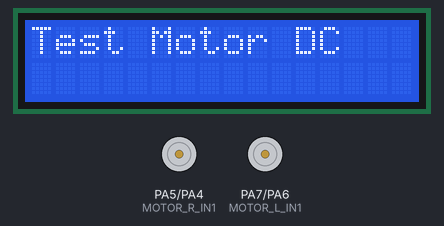
Simulated run of this sketch. Board: STM32 Blue Pill. Parts: 16×2 character LCD, motor-driver pin pairs drawn as motors (green arrow = first pin HIGH = forward, orange = second pin HIGH = backward, longer = more drive).

Above: at 0.1 s.
At 2.1 s:
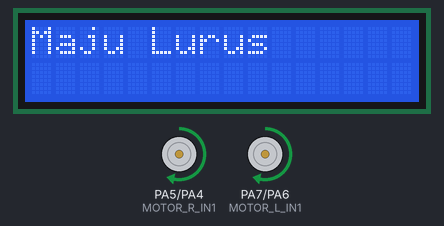
At 19.3 s:
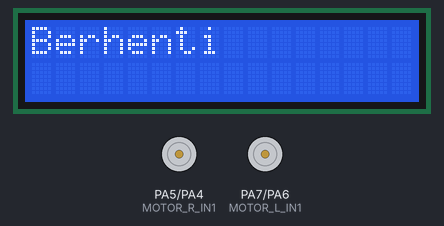
At 35.5 s:
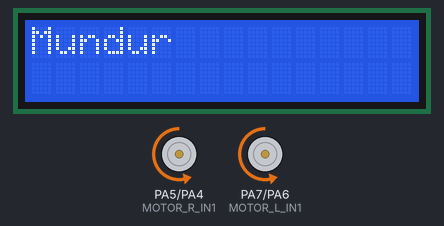
Timing chart, 0 to 39.9 s (numbered marks = the images above):
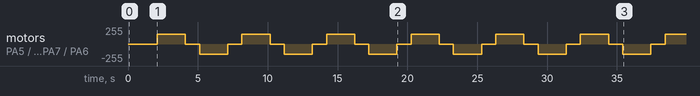

The sketch:

test_2_motor_lcd.ino
```cpp
#include <Arduino.h>
#include <LiquidCrystal_I2C.h>
#include <Wire.h>

// PIN MOTOR DC
#define MOTOR_L_IN1 PA7
#define MOTOR_L_IN2 PA6
#define MOTOR_R_IN1 PA5
#define MOTOR_R_IN2 PA4

LiquidCrystal_I2C lcd(0x27, 16, 2);

void aturMotor(int pwmLeft, int pwmRight) {
  if (pwmLeft >= 0) {
    analogWrite(MOTOR_L_IN1, pwmLeft);
    analogWrite(MOTOR_L_IN2, 0);
  } else {
    analogWrite(MOTOR_L_IN1, 0);
    analogWrite(MOTOR_L_IN2, -pwmLeft);
  }
  if (pwmRight >= 0) {
    analogWrite(MOTOR_R_IN1, pwmRight);
    analogWrite(MOTOR_R_IN2, 0);
  } else {
    analogWrite(MOTOR_R_IN1, 0);
    analogWrite(MOTOR_R_IN2, -pwmRight);
  }
}

void setup() {
  Wire.begin();
  lcd.init();
  lcd.backlight();
  lcd.setCursor(0, 0);
  lcd.print("Test Motor DC");
  delay(2000);
  lcd.clear();

  pinMode(MOTOR_L_IN1, OUTPUT);
  pinMode(MOTOR_L_IN2, OUTPUT);
  pinMode(MOTOR_R_IN1, OUTPUT);
  pinMode(MOTOR_R_IN2, OUTPUT);
}

void loop() {
  lcd.setCursor(0, 0);
  lcd.print("Maju Lurus     ");
  aturMotor(150, 150);
  delay(2000);

  lcd.setCursor(0, 0);
  lcd.print("Berhenti       ");
  aturMotor(0, 0);
  delay(1000);

  lcd.setCursor(0, 0);
  lcd.print("Mundur         ");
  aturMotor(-150, -150);
  delay(2000);

  lcd.setCursor(0, 0);
  lcd.print("Berhenti       ");
  aturMotor(0, 0);
  delay(1000);
}
```

Measured:
- by itself, motor on PA5 (MOTOR_R_IN1) / PA4 (MOTOR_R_IN2), motor on PA7 (MOTOR_L_IN1) / PA6 (MOTOR_L_IN2): repeats every 6.1 s: stopped 1.0 s, backward 150/255 2.0 s, stopped 1.0 s, forward 150/255 2.0 s
- what the display in image 1 shows lasts 2.0 s, from 2.1 s to 4.1 s
- what the display in image 2 shows lasts 1.0 s, from 19.3 s to 20.3 s
